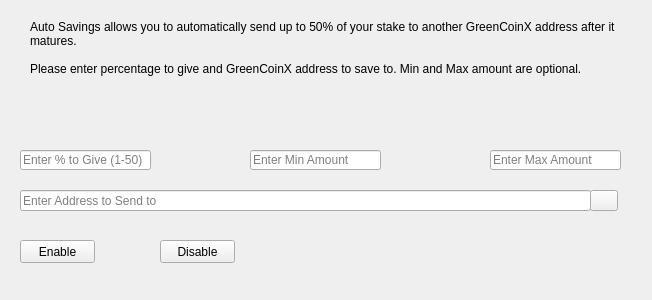
<?xml version="1.0" encoding="UTF-8"?>
<ui version="4.0">
 <class>AutoSavingsDialog</class>
 <widget class="QWidget" name="AutoSavingsDialog">
  <property name="windowModality">
   <enum>Qt::NonModal</enum>
  </property>
  <property name="geometry">
   <rect>
    <x>0</x>
    <y>0</y>
    <width>652</width>
    <height>300</height>
   </rect>
  </property>
  <property name="windowTitle">
   <string>Auto Savings</string>
  </property>
  <widget class="QLineEdit" name="savingsPercentEdit">
   <property name="geometry">
    <rect>
     <x>20</x>
     <y>150</y>
     <width>131</width>
     <height>20</height>
    </rect>
   </property>
   <property name="toolTip">
    <string>Enter whole numbers 1 - 50</string>
   </property>
   <property name="placeholderText">
    <string>Enter % to Give (1-50)</string>
   </property>
  </widget>
  <widget class="QLineEdit" name="savingsAddressEdit">
   <property name="geometry">
    <rect>
     <x>20</x>
     <y>190</y>
     <width>571</width>
     <height>21</height>
    </rect>
   </property>
   <property name="toolTip">
    <string/>
   </property>
   <property name="placeholderText">
    <string>Enter Address to Send to</string>
   </property>
  </widget>
  <widget class="QLabel" name="label_2">
   <property name="geometry">
    <rect>
     <x>30</x>
     <y>20</y>
     <width>591</width>
     <height>81</height>
    </rect>
   </property>
   <property name="lineWidth">
    <number>1</number>
   </property>
   <property name="text">
    <string>Auto Savings allows you to automatically send up to 50% of your stake to another GreenCoinX address after it matures.

Please enter percentage to give and GreenCoinX address to save to. Min and Max amount are optional.</string>
   </property>
   <property name="alignment">
    <set>Qt::AlignLeading|Qt::AlignLeft|Qt::AlignTop</set>
   </property>
   <property name="wordWrap">
    <bool>true</bool>
   </property>
  </widget>
  <widget class="QLineEdit" name="savingsMinEdit">
   <property name="geometry">
    <rect>
     <x>250</x>
     <y>150</y>
     <width>131</width>
     <height>20</height>
    </rect>
   </property>
   <property name="toolTip">
    <string>Enter whole numbers</string>
   </property>
   <property name="placeholderText">
    <string>Enter Min Amount</string>
   </property>
  </widget>
  <widget class="QLineEdit" name="savingsMaxEdit">
   <property name="geometry">
    <rect>
     <x>490</x>
     <y>150</y>
     <width>131</width>
     <height>20</height>
    </rect>
   </property>
   <property name="toolTip">
    <string>Enter whole numbers</string>
   </property>
   <property name="text">
    <string/>
   </property>
   <property name="placeholderText">
    <string>Enter Max Amount</string>
   </property>
  </widget>
  <widget class="QLabel" name="message">
   <property name="geometry">
    <rect>
     <x>330</x>
     <y>220</y>
     <width>291</width>
     <height>61</height>
    </rect>
   </property>
   <property name="text">
    <string/>
   </property>
  </widget>
  <widget class="QPushButton" name="enableButton">
   <property name="geometry">
    <rect>
     <x>20</x>
     <y>240</y>
     <width>75</width>
     <height>23</height>
    </rect>
   </property>
   <property name="statusTip">
    <string>Check and turn on Auto Savings</string>
   </property>
   <property name="text">
    <string>Enable</string>
   </property>
  </widget>
  <widget class="QPushButton" name="disableButton">
   <property name="geometry">
    <rect>
     <x>160</x>
     <y>240</y>
     <width>75</width>
     <height>23</height>
    </rect>
   </property>
   <property name="statusTip">
    <string>Turn off Auto Savings</string>
   </property>
   <property name="text">
    <string>Disable</string>
   </property>
  </widget>
  <widget class="QPushButton" name="addressBookButton">
   <property name="geometry">
    <rect>
     <x>590</x>
     <y>190</y>
     <width>28</width>
     <height>21</height>
    </rect>
   </property>
   <property name="toolTip">
    <string>Choose an address from the address book</string>
   </property>
   <property name="text">
    <string/>
   </property>
   <property name="icon">
    <iconset resource="../bitcoin.qrc">
     <normaloff>:/icons/address-book</normaloff>:/icons/address-book</iconset>
   </property>
   <property name="shortcut">
    <string>Alt+A</string>
   </property>
   <property name="autoDefault">
    <bool>false</bool>
   </property>
  </widget>
 </widget>
 <resources>
  <include location="../bitcoin.qrc"/>
 </resources>
 <connections/>
</ui>
